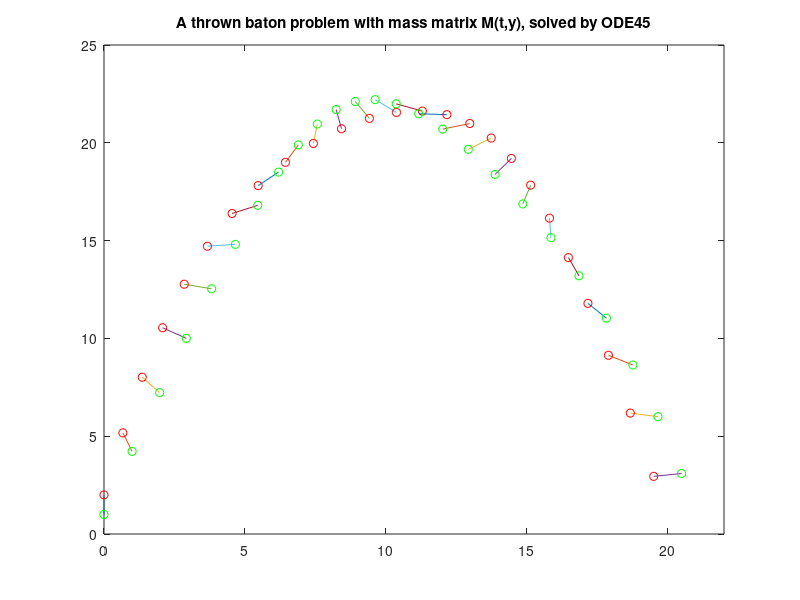

Reproduce this figure in MATLAB.
function batonode
%BATONODE  Simulate the motion of a thrown baton.
%   BATONODE solves a problem with a time- and state-dependent mass
%   matrix. This example is based on Example 4.3A of D.A. Wells, Theory and
%   Problems of Lagrangian Dynamics, McGraw-Hill, 1967.  Many problems are
%   conveniently formulated with a mass matrix.  A baton is modeled as two
%   particles of masses m1 and m2 rigidly fastened to a light rod of length
%   L.  Its motion is followed in the vertical x-y plane under the action of
%   gravity.  If the coordinates of the first particle are (X,Y) and the
%   angle the rod makes with the horizontal is theta, Lagrange's equations
%   lead to a mass matrix that depends on the unknown theta.  The variables
%   y here are y(1)=X, y(2)=X', y(3)=Y, y(4)=Y', y(5)=theta, y(6)=theta'.
%
%   See also ODE45, ODE113, ODESET, FUNCTION_HANDLE.

%   Mark W. Reichelt and Lawrence F. Shampine, 3-6-98
%   Copyright 1984-2014 The MathWorks, Inc.

% Problem parameters, shared with nested functions.
m1 = 0.1;
m2 = 0.1;
L = 1;
g = 9.81;

tspan = linspace(0,4,25);
y0 = [0; 4; 2; 20; -pi/2; 2];
options = odeset('Mass',@mass);

[t, y] = ode45(@f,tspan,y0,options);

theta = y(1,5);
X = y(1,1);
Y = y(1,3);
xvals = [X X+L*cos(theta)];
yvals = [Y Y+L*sin(theta)];
figure;
plot(xvals,yvals,xvals(1),yvals(1),'ro',xvals(2),yvals(2),'go')
title('A thrown baton problem with mass matrix M(t,y), solved by ODE45');
axis([0 22 0 25])
hold on
for j = 2:length(t)
   theta = y(j,5);
   X = y(j,1);
   Y = y(j,3);
   xvals = [X X+L*cos(theta)];
   yvals = [Y Y+L*sin(theta)];
   plot(xvals,yvals,xvals(1),yvals(1),'ro',xvals(2),yvals(2),'go')
end
hold off

% -----------------------------------------------------------------------
% Nested functions. Problem parameters provided by the outer function.
%

   function dydt = f(t,y)
      % Derivative function
      dydt = [ y(2)
         m2*L*y(6)^2*cos(y(5))
         y(4)
         m2*L*y(6)^2*sin(y(5))-(m1+m2)*g
         y(6)
         -g*L*cos(y(5)) ];
   end
% -----------------------------------------------------------------------

   function M = mass(t,y)
      % Mass matrix function
      M = zeros(6,6);
      M(1,1) = 1;
      M(2,2) = m1 + m2;
      M(2,6) = -m2*L*sin(y(5));
      M(3,3) = 1;
      M(4,4) = m1 + m2;
      M(4,6) = m2*L*cos(y(5));
      M(5,5) = 1;
      M(6,2) = -L*sin(y(5));
      M(6,4) = L*cos(y(5));
      M(6,6) = L^2;
   end
% -----------------------------------------------------------------------

end  % batonode
